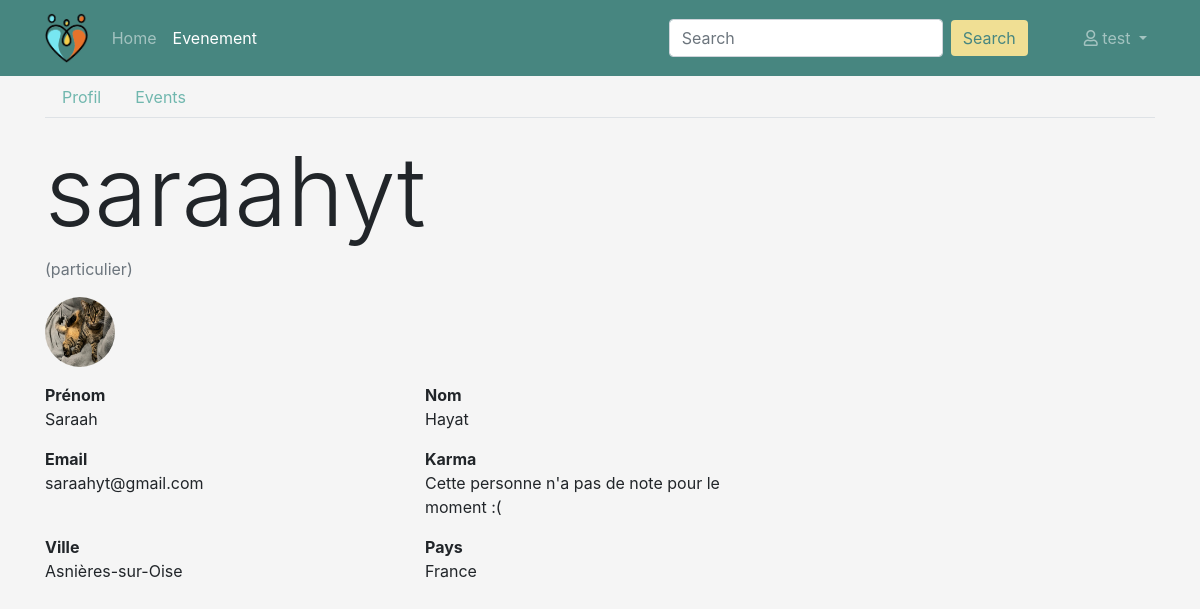
The app's page /profil/utilisateur/1 (signed in) with its own data.
### persons/models.py (models this page shows, shortened)
class Person(models.Model):
    TYPE_PARTICULIER = 'particulier'
    TYPE_PROFESSIONNEL = 'professionnel'
    TYPE_CHOICES = (
        (TYPE_PARTICULIER, 'particulier'),
        (TYPE_PROFESSIONNEL, 'professionnel')
    )
    user = models.ForeignKey('users.User', on_delete=models.CASCADE)
    first_name = models.CharField('prenom', max_length=100)
    last_name = models.CharField('nom', max_length=100)
    birth_date = models.DateField('date naissance')
    address = models.CharField('adresse', max_length=250)
    zip_code = models.IntegerField('code postal')
    city = models.CharField('ville', max_length=50)
    country = models.CharField('pays', max_length=100)
    phone_number = PhoneNumberField('telephone')
    pseudo = models.CharField('pseudo', max_length=50)
    person_type = models.CharField('type', choices=TYPE_CHOICES, max_length=15)
    created_at = models.DateTimeField('crée à', auto_now=True)
    note = models.IntegerField('karma', null=True, blank=True)
    imageProfil = models.FileField('image', null=True, default='utilisateur-de-profil.svg')
    is_visible = models.BooleanField('est visible', default=False)

### users/models.py (models this page shows, shortened)
class User(AbstractBaseUser, PermissionsMixin):
    email = models.EmailField('email', max_length=254, unique=True)
    is_staff = models.BooleanField('statut staff', default=False)
    is_superuser = models.BooleanField('statut superutilisateur', default=False)
    is_active = models.BooleanField('actif', default=True)
    last_login = models.DateTimeField('dernière connexion', null=True, blank=True)
    date_joined = models.DateTimeField('date d\'inscription', auto_now_add=True)
    USERNAME_FIELD = 'email'
    EMAIL_FIELD = 'email'
    REQUIRED_FIELDS = []
    objects = UserManager()
    class Meta:
        ordering = ['email', ]
        verbose_name = 'utilisateur'
        verbose_name_plural = 'utilisateurs'

### events/views/persons.py (the view)
# urls.py: path('profil/utilisateur/<int:person_id>', ProfilShowUserView.as_view(), name='profil-show-user'),
class ProfilShowUserView(PersonView):
    def get(self, request, person_id):
        profil_person = get_person_by_id(person_id)
        user = request.user
        person = get_person_by_user(user)
        context = {
            'profil_person': profil_person,
            'user': user,
            'person': person,
            'navigation_items': navigation.navigation_items(navigation.NAV_EVENEMENT),
        }
        if get_person_by_user(user) == profil_person:
            return redirect(reverse('profil'))
        else:
            return render(request, 'persons/profil/profil_show_user.html', context)

### events/models_helpers.py (called while the page is built)
def get_person_by_user(user):
    return Person.objects.get(user=user)

def get_person_by_id(person_id):
    return Person.objects.get(pk=person_id)

### events/navigation.py (called while the page is built)
def navigation_items(selected_item=None):
    items = []
    for name, shortcut in NAV_ITEMS:
        items.append({
            'name': name,
            'url': reverse(shortcut),
            'active': True if selected_item == name else False,
        })
    return items

### events/templates/persons/profil/profil_show_user.html (shortened to what this page needs)
{% extends 'persons/base_navbar.html' %}
{% load static %}
{% block content %}
    <ul class="profil-tab nav nav-tabs">
        <li class="nav-item">
            <a class="nav-link" href="{% url 'profil-show-user' profil_person.pk %}">Profil</a>
        </li>
        <li class="nav-item">
            <a class="nav-link" href="{% url 'profil-show-events' profil_person.pk %}">Events</a>
        </li>
    </ul>
    <div class="row my-3">
        <div class="col-md-8">
            <div>
                <h2 class="display-1">{{ profil_person.pseudo }}</h2>
                <p class="text-muted"> ({{ profil_person.person_type }})</p>
            </div>
            <img class="rounded-circle mr-5" height="70" width="70" src="{{ profil_person.imageProfil.url }}">
        </div>
    </div>
    <div class="row" >
        <div class="col-md-4">
            <p>
                <b>Prénom</b>
                <br>
                <span>{% if not profil_person.is_visible %} Informations non publiques {% else %} {{ profil_person.first_name }} {% endif %}</span>
            </p>
        </div>
        <div class="col-md-4">
            <p>
                <b>Nom</b>
                <br>
                <span>{% if not profil_person.is_visible %} Informations non publiques {% else %} {{ profil_person.last_name }} {% endif %}</span>
            </p>
        </div>
    </div>
    <div class="row">
        <div class="col-md-4">
            <p>
                <b>Email</b>
                <br>
               <span> {% if not profil_person.is_visible %}  Informations non publiques {% else %} {{ profil_person.user.email }} {% endif %}</span>
            </p>
        </div>
        <div class="col-md-4">
            <p>
                <b>Karma</b>
                <br>
                {% if profil_person.note is not None %}
                    {{ profil_person.note }}
                {% else %}
                    <span>Cette personne n'a pas de note pour le moment :(</span>
                {% endif %}
            </p>
        </div>
    </div>
    <div class="row">
        <div class="col-md-4">
            <p>
                <b>Ville</b>
                <br>
                {{ profil_person.city }}
            </p>
        </div>
        <div class="col-md-4">
            <p>
                <b>Pays</b>
                <br>
                {{ profil_person.country }}
            </p>
        </div>
    </div>
{% endblock content %}

### events/templates/persons/base_navbar.html (shortened to what this page needs)
{% extends 'persons/base.html' %}
{% load static %}
{% block header %}
    <nav class="back-nav navbar navbar-expand-lg navbar-dark bg-dark">
        <div class="container d-flex justify-content-between">
            <a class="navbar-brand" href="{% url 'home' %}"><img src="{% static 'assets/logo1.png' %}" height="50"></a>
            <div class="collapse navbar-collapse" id="navbarSupportedContent">
                <ul class="navbar-nav">
                    {% for item in navigation_items %}
                        <li class="nav-item {% if item.active %}active{% endif %}">
                            <a class="nav-link" href="{{ item.url }}">{{ item.name }}</a>
                        </li>
                    {% endfor %}
                </ul>
                <form action="{% url 'events' %}" class="form-inline my-2 my-lg-0 ml-auto mr-5" method="get">
                    <input name="q" class="form-control mr-sm-2" type="search" placeholder="Search"
                           aria-label="Search">
                    <button class="search btn btn-outline-success my-2 my-sm-0" type="submit">Search</button>
                </form>
                <ul class="navbar-nav mr-0">
                    <li class="nav-item dropdown">
                        <a class="nav-link dropdown-toggle" href="#" id="navbarDropdownMenuLink" role="button" data-toggle="dropdown" aria-haspopup="true" aria-expanded="false">
                        <i class="far fa-user"></i> {{ person.pseudo }}
                    </a>
                    </li>
                </ul>
            </div>
        </div>
    </nav>
{% endblock %}

### events/static/css/event.css (style rules this page uses)
body { background-color: whitesmoke !important; }
.back-nav { background-color: #478680 !important; }
.search { background-color: #F0DF94 !important; color: #478680 !important; border: none !important; }
.profil-tab .nav-link { color: #70B7AE !important; }

### records on screen
Person: pseudo "test"
Person: pseudo "saraahyt", person_type "particulier", imageProfil (picture), first_name "Saraah", last_name "Hayat", user.email "saraahyt@gmail.com", city "Asnières-sur-Oise", country "France"

### other values on screen
{{ item.name }} "Home" "Evenement"
